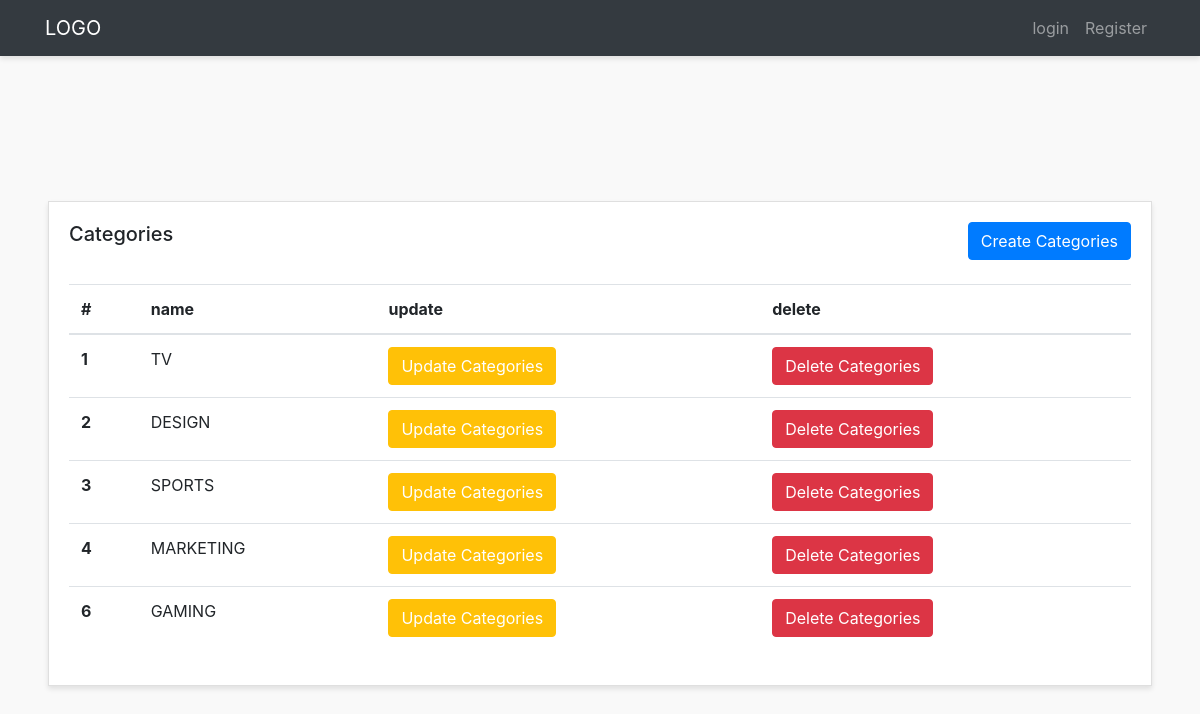
/admin-panel/categories-admins/show-categories.php, run on the app's committed database.
### tables this page shows
CREATE TABLE `categories` (
  `id` int(11) NOT NULL,
  `name` varchar(255) NOT NULL
);

### admin-panel/settings/databases/database.php (called while the page is built, shortened)
<?php
abstract class AdminDatabase
{
    public function __construct()
    {
        $this->conn = new PDO(DSN, USER, PASSWORD);
    }
}

### admin-panel/settings/databases/admin_category.php (called while the page is built, shortened)
<?php require __DIR__ . "/database.php"; ?>
<?php
class AdminCategories extends AdminDatabase
{
    public function get_categries()
    {
        $statement = $this->conn->prepare("SELECT * FROM categories");
        $statement->execute();
        $allCategories = $statement->fetchAll(PDO::FETCH_OBJ);
        return $allCategories;
    }
}
$categoriesDB = new AdminCategories();

### admin-panel/categories-admins/show-categories.php (the view, shortened to what this page needs)
<?php require __DIR__ . "/../settings/databases/admin_category.php"; ?>
<?php require "../layout/header.php"; ?>
<?php
$allCategories = $categoriesDB->get_categries();
?>
<div class="container-fluid p-5 mt-5">
    <div class="row">
        <div class="col">
            <div class="card">
                <div class="card-body">
                    <h5 class="card-title mb-4 d-inline">Categories</h5>
                    <a href="create-category.php" class="btn btn-primary mb-4 text-center float-right">Create
                        Categories</a>
                    <table class="table">
                        <thead>
                            <tr>
                                <th scope="col">#</th>
                                <th scope="col">name</th>
                                <th scope="col">update</th>
                                <th scope="col">delete</th>
                            </tr>
                        </thead>
                        <tbody>
                            <?php foreach ($allCategories as $category) : ?>
                                <tr>
                                    <th scope="row"><?php echo $category->id ?></th>
                                    <td><?php echo $category->name ?> </td>
                                    <td><a href="update-category.php?upd_id=<?php echo $category->id ?>" class="btn btn-warning text-white text-center ">Update
                                            Categories</a></td>
                                    <td><a href="delete-category.php?del_id=<?php echo $category->id ?>" class="btn btn-danger  text-center ">Delete
                                            Categories</a></td>
                                </tr>
                            <?php endforeach; ?>
                        </tbody>
                    </table>
                </div>
            </div>
        </div>
    </div>
</div>
</body>
</html>

### admin-panel/styles/style.css (style rules this page uses)
body { background:#f9f9f9; }
.card { margin-bottom: 15px; border-radius:0; box-shadow: 0 3px 5px rgba(0,0,0,.1); }

### data on the page
categories: id "1", name "TV"
categories: id "2", name "DESIGN"
categories: id "3", name "SPORTS"
categories: id "4", name "MARKETING"
categories: id "6", name "GAMING"
